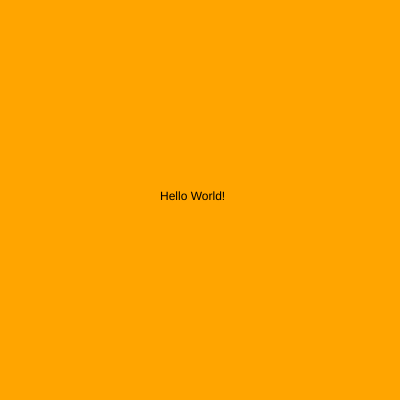
Frame 1 (no input)
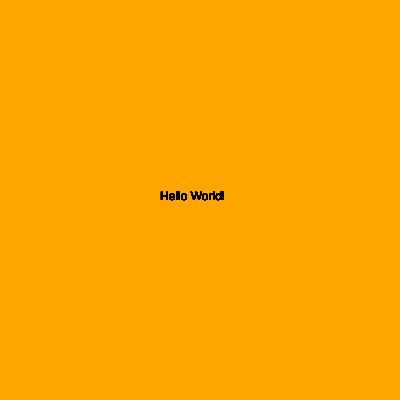
Frame 60 (no input)
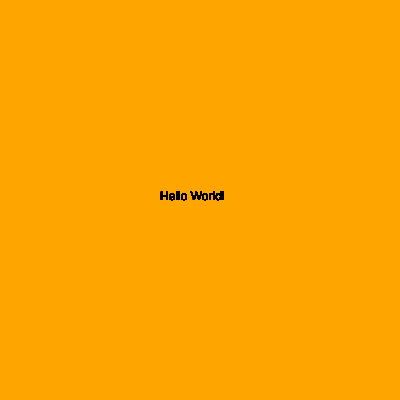
Frame 120 (the mouse pressed at the canvas centre since frame 60)

The p5.js sketch that drew these frames (run headless with seeded random() and noise() and a simulated clock; from frame 60 on, the mouse is pressed at the canvas centre):

// p5.js sketch
// ── sketch.js
// Create the setup function
function setup() {

  // create the canvas inside of the setup function 600px wide and 400px high
  createCanvas( 400, 400);

  // color the background pink
  background('Orange');
}


// Declare draw() function
function draw(){

  // using the text function, have p5 write, "Hello Word!"
  text( "Hello World!", 160, 200);
}
